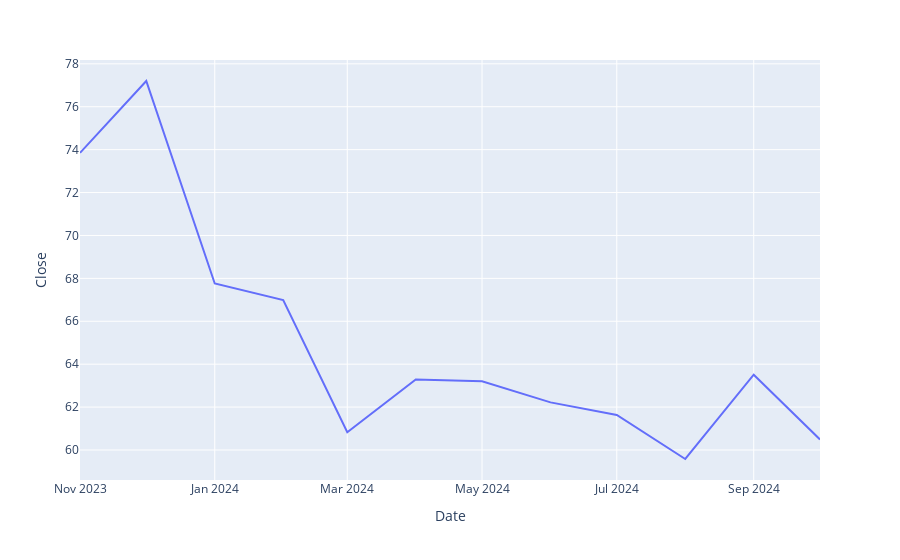

Source (notebook cell):
### Code cell
import utils as u

fig = u.plot_graph('VALE3.SA', '1y', '1mo')
fig

### Figure 1 — Plotly figure (JSON) as saved in the notebook; plotly's stock layout.template omitted (floating-point values rounded to 4 significant figures)
{"data": [{"hovertemplate": "Date=%{x}<br>Close=%{y}<extra></extra>", "legendgroup": "", "line": {"color": "#636efa", "dash": "solid"}, "marker": {"symbol": "circle"}, "mode": "lines", "name": "", "orientation": "v", "showlegend": false, "type": "scatter", "x": ["2023-11-01T00:00:00", "2023-12-01T00:00:00", "2024-01-01T00:00:00", "2024-02-01T00:00:00", "2024-03-01T00:00:00", "2024-04-01T00:00:00", "2024-05-01T00:00:00", "2024-06-01T00:00:00", "2024-07-01T00:00:00", "2024-08-01T00:00:00", "2024-09-01T00:00:00", "2024-10-01T00:00:00"], "xaxis": "x", "y": [73.85, 77.2, 67.76, 66.99, 60.83, 63.29, 63.2, 62.22, 61.63, 59.58, 63.51, 60.49], "yaxis": "y"}], "layout": {"legend": {"tracegroupgap": 0}, "margin": {"t": 60}, "xaxis": {"anchor": "y", "domain": [0, 1], "title": {"text": "Date"}}, "yaxis": {"anchor": "x", "domain": [0, 1], "title": {"text": "Close"}}}}
